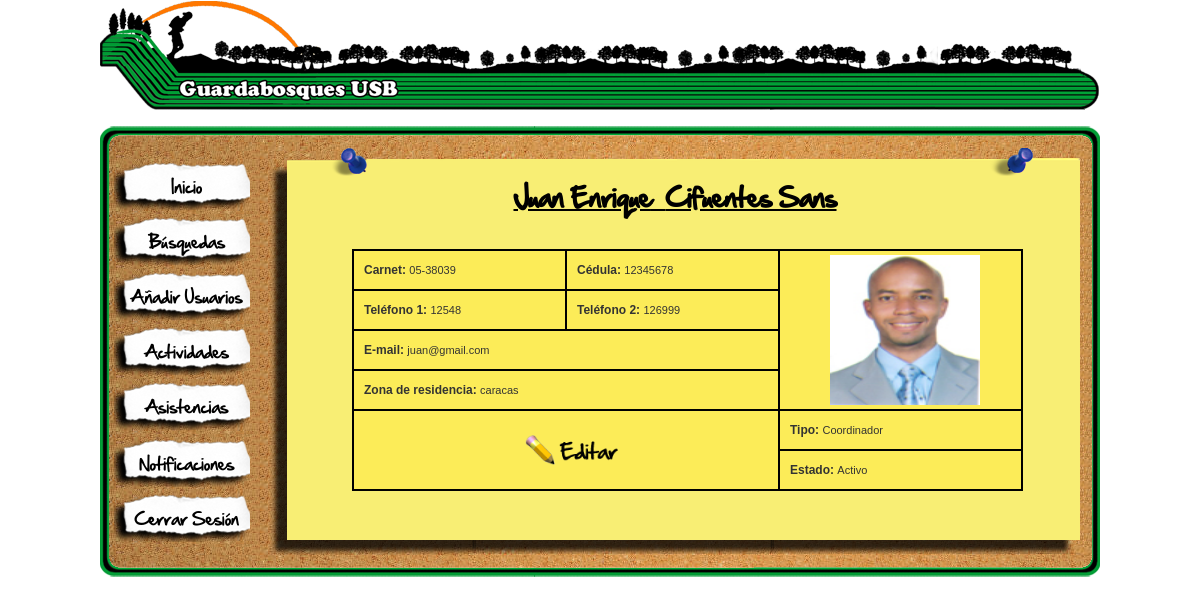
The app's page / (signed in) with its own data.
### tables this page shows
CREATE TABLE IF NOT EXISTS `usuario` (
  `key_usuario` smallint(6) unsigned NOT NULL AUTO_INCREMENT,
  `login` varchar(10) NOT NULL,
  `clave` text NOT NULL,
  `nombres` varchar(30) DEFAULT NULL,
  `apellidos` varchar(30) DEFAULT NULL,
  `email` varchar(30) DEFAULT NULL,
  `telefono1` varchar(15) DEFAULT NULL,
  `telefono2` varchar(15) DEFAULT NULL,
  `horas_laboradas` tinyint(3) unsigned NOT NULL DEFAULT '0',
  `horas_aprobadas` tinyint(3) unsigned NOT NULL DEFAULT '0',
  `estado` varchar(15) NOT NULL,
  `tipo` varchar(15) NOT NULL,
  `fecha_inicio` date DEFAULT NULL,
  `fecha_fin` date DEFAULT NULL,
  `foto` varchar(10) DEFAULT NULL,
  `carrera_codigo` varchar(4) DEFAULT NULL,
  `carnet` varchar(8) DEFAULT NULL,
  `cedula` varchar(8) DEFAULT NULL,
  `zona` varchar(150) DEFAULT NULL,
  PRIMARY KEY (`key_usuario`),
  UNIQUE KEY `login` (`login`),
  KEY `index_usuario_carrera` (`carrera_codigo`)
);

### clases/usuario.php (called while the page is built, shortened)
<?php
class usuario {
    private function user_get( $usuario, $order ) {
        $con = conectar();
        $sql = "SELECT u.*, a.descripcion as agrup_desc, l.descripcion as lim_desc, l.tipo as lim_tipo, s.nombre, s.horas_realizadas FROM (( usuario u LEFT JOIN otro_servicio s ON ( s.key_usuario = u.key_usuario ) ) LEFT JOIN usuario_limitacion l ON ( l.key_usuario = u.key_usuario ) ) LEFT JOIN agrupacion a ON ( a.key_usuario = u.key_usuario )";
        if ( $usuario )
        {
            $sql .= " WHERE";
            if ( $usuario->user_id ) { $sql .= " u.key_usuario = '$usuario->user_id'"; $bool = true; }
        }
        $sql .= " ORDER BY ";
        $sql .= "u.tipo";
		$Usuarios = Array();
        $result = ejecutarConsulta( $sql, $con );
        for( $i = 0; $row = mysql_fetch_array($result); $i++ )
        {
            if ( $i>0 && ($usr->user_id == $row['key_usuario']) ) {
                if ($row['lim_tipo']) {if ($row['lim_tipo'] == "F") { $usr->limitacionesF = $row['lim_desc'];} else {$usr->limitacionesM = $row['lim_desc'];} }
            } else { $usr = new usuario(); }
            $usr->user_id = $row['key_usuario'];
            $usr->login = $row['login'];
            $usr->password = $row['clave'];
            $usr->nombres = $row['nombres'];
            $usr->apellidos = $row['apellidos'];
            $usr->email = $row['email'];
            $usr->tlf1 = $row['telefono1'];
            $usr->tlf2 = $row['telefono2'];
            $usr->horas_laboradas = $row['horas_laboradas'];
            $usr->horas_aprobadas = $row['horas_aprobadas'];
            $usr->estado = $row['estado'];
            $usr->tipo = $row['tipo'];
            $usr->fecha_inicio = $row['fecha_inicio'];
            $usr->fecha_fin = $row['fecha_fin'];
            $usr->foto = $row['foto'];
            $usr->carnet = $row['carnet'];
            $usr->cedula = $row['cedula'];
            $usr->codigo_carrera = $row['carrera_codigo'];
            $usr->zona = $row['zona'];
            $usr->agrupaciones = $row['agrup_desc'];
            $Usuarios[$i] = $usr;
        }
        return $Usuarios;
    }
    public function get( $order ){
		return usuario::user_get($this,$order);
	}
}
?>

### BD/query.php (called while the page is built, shortened)
<?php
    function ejecutarConsulta( $sql, $con ) {
        $result = mysql_query($sql, $con);
        return $result;
    }
?>

### vistas/admin_inicio.php (the view, shortened to what this page needs)
<?php
	$user = new usuario();
	$user->user_id = $_SESSION["k_user_id"];
	$usuario = $user->get(NULL);
	$usuario = $usuario[0];
?>
<h2> <?php echo $usuario->nombres."&nbsp"?>   <?php echo $usuario->apellidos?></h2>
<div id="ficha">
<center>
<table>
		<tr>
               <td><em>Carnet: </em><?php echo $usuario->carnet?> </td>
               <td><em>C&eacute;dula: </em><?php echo $usuario->cedula?></td>
			   <td rowspan="4" style="width:230px; text-align:center;"> <?php $ss = "./fotos/".$usuario->foto.".jpg"?> <img src="<?php echo $ss?>"  height="150" width="150"/></td>
               </tr>
       <tr>
               <td><em>Tel&eacute;fono 1: </em><?php echo $usuario->tlf1?> </td>
               <td><em>Tel&eacute;fono 2: </em><?php echo $usuario->tlf2?></td>
       </tr>
       <tr>
               <td colspan="2"><em>E-mail: </em><?php echo $usuario->email?> </td>
       </tr>
       <tr>
			<td colspan="2";><em>Zona de residencia: </em><?php echo $usuario->zona ?></td>
	   </tr>
	<tr>
		<td colspan="2"; rowspan="2"; class="editarb"> <a id="editarPerfil_admin" href ="#"> <img src="./images/editarB.png" style="border:0;" width="100"/> </a> </td>
		<td><em>Tipo: </em><?php echo $usuario->tipo ?></td>
	</tr>
	<tr>
		<td><em>Estado: </em><?php echo $usuario->estado ?></td>
	</tr>
</table>
</div>

### css/tablas.css (style rules this page uses)
#ficha { margin-left: 80px; width:675px; min-height:250px; }
#ficha table { margin-top:0px; font: 11px verdana,verdana, arial; padding: 0; border-collapse: collapse; text-align: left; color: #333; }
#ficha td { margin: 0; border: 2px solid #000000; width:200px; height:40px; padding-left: 10px; background-color: #FCEC58; }

### css/style.css (style rules this page uses)
body { margin: 0px 0px 0px 0px; background-color:#ffffff; }
a:visited , a:link , a:active { color:black; text-decoration:none; }
h2 { font-family:"Login"; font-size:24px; margin-top:0px; margin-bottom:30px; text-decoration: underline; }
em { font-style:normal; font-size:12px; font-weight:bolder; }
.editarb { font-style:normal; font-size:15px; font-weight:bolder; text-align:center; border: 0; }

### records on screen
usuario: nombres "Juan Enrique", apellidos "Cifuentes Sans", carnet "05-38039", cedula "12345678", telefono1 "12548", telefono2 "126999", email "juan@gmail.com", zona "caracas", tipo "Coordinador", estado "Activo"
